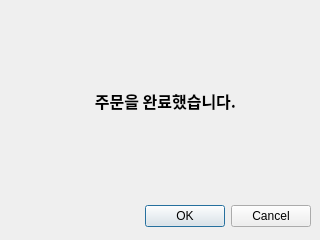
<?xml version="1.0" encoding="UTF-8"?>
<ui version="4.0">
 <class>Dialog</class>
 <widget class="QDialog" name="Dialog">
  <property name="windowModality">
   <enum>Qt::ApplicationModal</enum>
  </property>
  <property name="geometry">
   <rect>
    <x>0</x>
    <y>0</y>
    <width>320</width>
    <height>240</height>
   </rect>
  </property>
  <property name="windowTitle">
   <string>Dialog</string>
  </property>
  <widget class="QDialogButtonBox" name="buttonBox">
   <property name="geometry">
    <rect>
     <x>10</x>
     <y>200</y>
     <width>301</width>
     <height>32</height>
    </rect>
   </property>
   <property name="orientation">
    <enum>Qt::Horizontal</enum>
   </property>
   <property name="standardButtons">
    <set>QDialogButtonBox::Cancel|QDialogButtonBox::Ok</set>
   </property>
  </widget>
  <widget class="QLabel" name="order_complete_label">
   <property name="geometry">
    <rect>
     <x>60</x>
     <y>60</y>
     <width>211</width>
     <height>81</height>
    </rect>
   </property>
   <property name="font">
    <font>
     <family>함초롬돋움</family>
     <pointsize>12</pointsize>
     <weight>75</weight>
     <bold>true</bold>
    </font>
   </property>
   <property name="text">
    <string>주문을 완료했습니다.</string>
   </property>
   <property name="alignment">
    <set>Qt::AlignCenter</set>
   </property>
  </widget>
 </widget>
 <resources/>
 <connections>
  <connection>
   <sender>buttonBox</sender>
   <signal>accepted()</signal>
   <receiver>Dialog</receiver>
   <slot>accept()</slot>
   <hints>
    <hint type="sourcelabel">
     <x>248</x>
     <y>254</y>
    </hint>
    <hint type="destinationlabel">
     <x>157</x>
     <y>274</y>
    </hint>
   </hints>
  </connection>
  <connection>
   <sender>buttonBox</sender>
   <signal>rejected()</signal>
   <receiver>Dialog</receiver>
   <slot>reject()</slot>
   <hints>
    <hint type="sourcelabel">
     <x>316</x>
     <y>260</y>
    </hint>
    <hint type="destinationlabel">
     <x>286</x>
     <y>274</y>
    </hint>
   </hints>
  </connection>
 </connections>
</ui>
